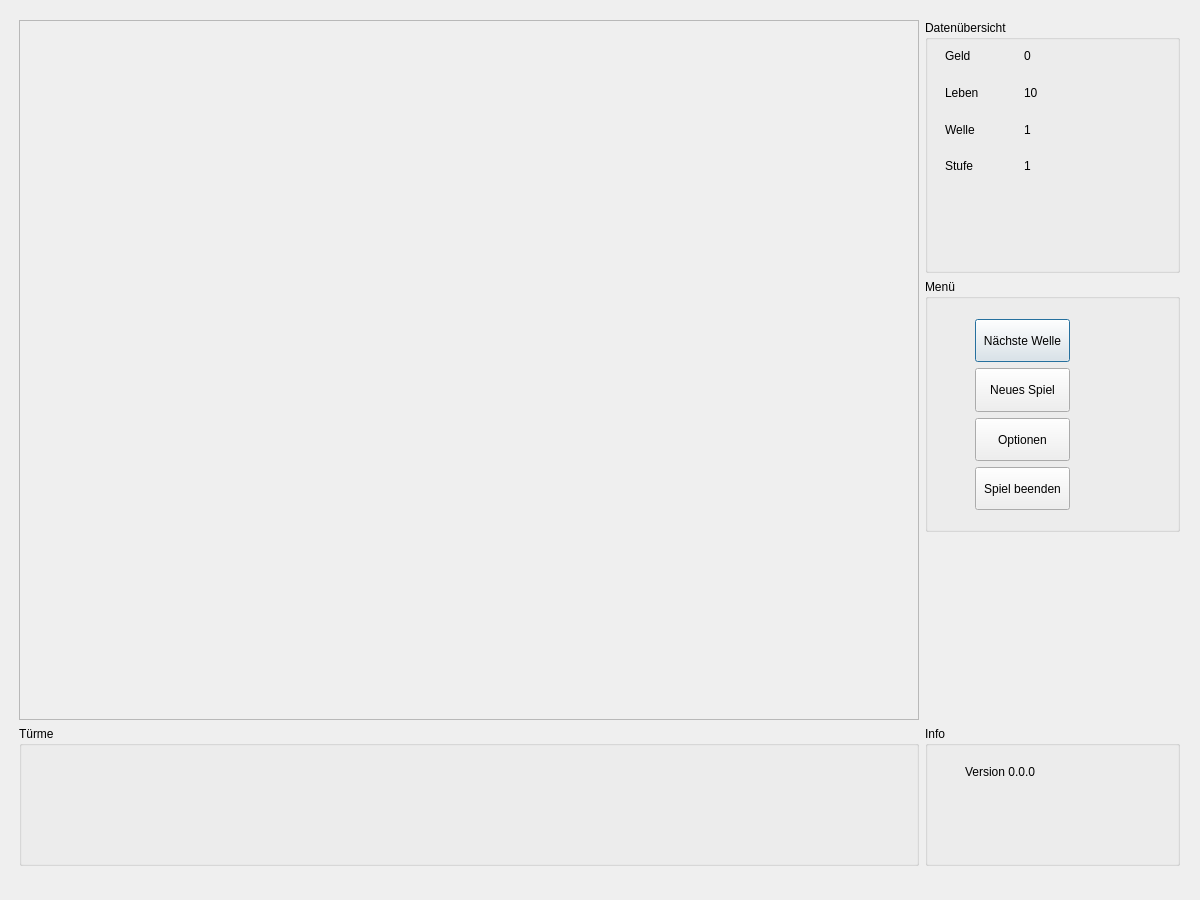
<?xml version="1.0" encoding="UTF-8"?>
<ui version="4.0">
 <class>Dialog</class>
 <widget class="QDialog" name="Dialog">
  <property name="geometry">
   <rect>
    <x>0</x>
    <y>0</y>
    <width>1200</width>
    <height>900</height>
   </rect>
  </property>
  <property name="minimumSize">
   <size>
    <width>1200</width>
    <height>900</height>
   </size>
  </property>
  <property name="maximumSize">
   <size>
    <width>1200</width>
    <height>900</height>
   </size>
  </property>
  <property name="windowTitle">
   <string>Dialog</string>
  </property>
  <widget class="QWidget" name="">
   <property name="geometry">
    <rect>
     <x>19</x>
     <y>20</y>
     <width>1161</width>
     <height>861</height>
    </rect>
   </property>
   <layout class="QFormLayout" name="formLayout">
    <item row="0" column="0">
     <widget class="QFrame" name="frame">
      <property name="minimumSize">
       <size>
        <width>900</width>
        <height>700</height>
       </size>
      </property>
      <property name="maximumSize">
       <size>
        <width>900</width>
        <height>700</height>
       </size>
      </property>
      <property name="frameShape">
       <enum>QFrame::StyledPanel</enum>
      </property>
      <property name="frameShadow">
       <enum>QFrame::Raised</enum>
      </property>
     </widget>
    </item>
    <item row="0" column="1">
     <layout class="QVBoxLayout" name="verticalLayout_3">
      <item>
       <widget class="QGroupBox" name="groupBox_3">
        <property name="title">
         <string>Datenübersicht</string>
        </property>
        <widget class="QWidget" name="">
         <property name="geometry">
          <rect>
           <x>20</x>
           <y>20</y>
           <width>151</width>
           <height>141</height>
          </rect>
         </property>
         <layout class="QVBoxLayout" name="verticalLayout">
          <item>
           <layout class="QGridLayout" name="gridLayout">
            <item row="0" column="0">
             <widget class="QLabel" name="label">
              <property name="text">
               <string>Geld</string>
              </property>
             </widget>
            </item>
            <item row="0" column="1">
             <widget class="QLabel" name="label_3">
              <property name="text">
               <string>0 </string>
              </property>
             </widget>
            </item>
            <item row="1" column="0">
             <widget class="QLabel" name="label_2">
              <property name="text">
               <string>Leben</string>
              </property>
             </widget>
            </item>
            <item row="1" column="1">
             <widget class="QLabel" name="label_4">
              <property name="text">
               <string>10</string>
              </property>
             </widget>
            </item>
           </layout>
          </item>
          <item>
           <layout class="QGridLayout" name="gridLayout_2">
            <item row="0" column="0">
             <widget class="QLabel" name="label_5">
              <property name="text">
               <string>Welle </string>
              </property>
             </widget>
            </item>
            <item row="0" column="1">
             <widget class="QLabel" name="label_7">
              <property name="text">
               <string>1</string>
              </property>
             </widget>
            </item>
            <item row="1" column="0">
             <widget class="QLabel" name="label_6">
              <property name="text">
               <string>Stufe</string>
              </property>
             </widget>
            </item>
            <item row="1" column="1">
             <widget class="QLabel" name="label_8">
              <property name="text">
               <string>1</string>
              </property>
             </widget>
            </item>
           </layout>
          </item>
         </layout>
        </widget>
       </widget>
      </item>
      <item>
       <widget class="QGroupBox" name="groupBox_5">
        <property name="title">
         <string>Menü</string>
        </property>
        <widget class="QWidget" name="">
         <property name="geometry">
          <rect>
           <x>50</x>
           <y>40</y>
           <width>95</width>
           <height>191</height>
          </rect>
         </property>
         <layout class="QVBoxLayout" name="verticalLayout_2">
          <item>
           <widget class="QPushButton" name="pushButton">
            <property name="sizePolicy">
             <sizepolicy hsizetype="Preferred" vsizetype="Preferred">
              <horstretch>0</horstretch>
              <verstretch>0</verstretch>
             </sizepolicy>
            </property>
            <property name="text">
             <string>Nächste Welle</string>
            </property>
           </widget>
          </item>
          <item>
           <widget class="QPushButton" name="pushButton_2">
            <property name="sizePolicy">
             <sizepolicy hsizetype="Preferred" vsizetype="Preferred">
              <horstretch>0</horstretch>
              <verstretch>0</verstretch>
             </sizepolicy>
            </property>
            <property name="text">
             <string>Neues Spiel</string>
            </property>
           </widget>
          </item>
          <item>
           <widget class="QToolButton" name="toolButton">
            <property name="sizePolicy">
             <sizepolicy hsizetype="Preferred" vsizetype="Preferred">
              <horstretch>0</horstretch>
              <verstretch>0</verstretch>
             </sizepolicy>
            </property>
            <property name="layoutDirection">
             <enum>Qt::LeftToRight</enum>
            </property>
            <property name="text">
             <string>Optionen</string>
            </property>
           </widget>
          </item>
          <item>
           <widget class="QPushButton" name="pushButton_3">
            <property name="sizePolicy">
             <sizepolicy hsizetype="Preferred" vsizetype="Preferred">
              <horstretch>0</horstretch>
              <verstretch>0</verstretch>
             </sizepolicy>
            </property>
            <property name="text">
             <string>Spiel beenden</string>
            </property>
           </widget>
          </item>
         </layout>
        </widget>
       </widget>
      </item>
      <item>
       <spacer name="verticalSpacer">
        <property name="orientation">
         <enum>Qt::Vertical</enum>
        </property>
        <property name="sizeType">
         <enum>QSizePolicy::Fixed</enum>
        </property>
        <property name="sizeHint" stdset="0">
         <size>
          <width>20</width>
          <height>188</height>
         </size>
        </property>
       </spacer>
      </item>
     </layout>
    </item>
    <item row="1" column="0">
     <widget class="QGroupBox" name="groupBox">
      <property name="sizePolicy">
       <sizepolicy hsizetype="Preferred" vsizetype="Preferred">
        <horstretch>0</horstretch>
        <verstretch>0</verstretch>
       </sizepolicy>
      </property>
      <property name="minimumSize">
       <size>
        <width>900</width>
        <height>140</height>
       </size>
      </property>
      <property name="title">
       <string>Türme</string>
      </property>
     </widget>
    </item>
    <item row="1" column="1">
     <widget class="QGroupBox" name="groupBox_2">
      <property name="title">
       <string>Info</string>
      </property>
      <widget class="QLabel" name="label_9">
       <property name="geometry">
        <rect>
         <x>40</x>
         <y>30</y>
         <width>111</width>
         <height>31</height>
        </rect>
       </property>
       <property name="text">
        <string>Version 0.0.0</string>
       </property>
      </widget>
     </widget>
    </item>
   </layout>
  </widget>
  <zorder>frame</zorder>
  <zorder>groupBox</zorder>
  <zorder>groupBox_2</zorder>
  <zorder>groupBox_3</zorder>
  <zorder>groupBox_5</zorder>
  <zorder>verticalSpacer</zorder>
  <zorder>groupBox_2</zorder>
 </widget>
 <resources/>
 <connections/>
</ui>
